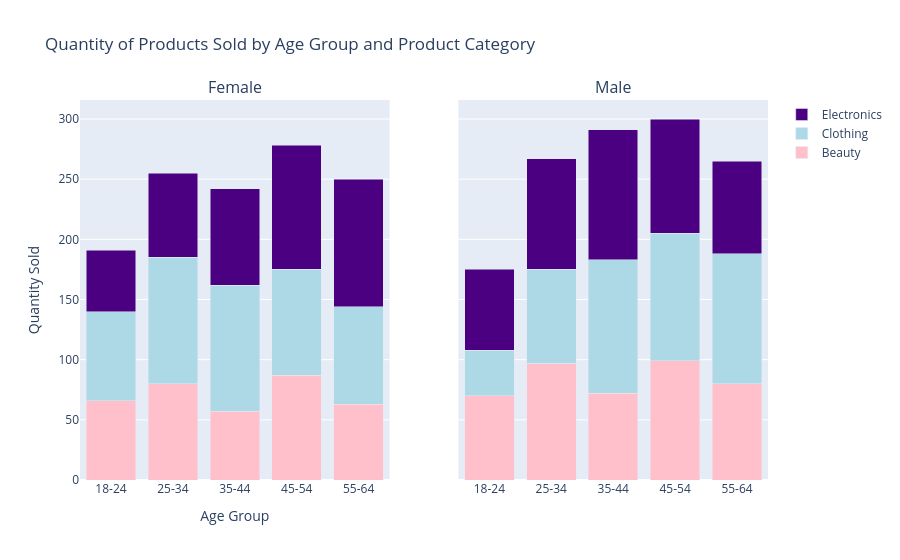

The notebook cell saved with this chart:
### Code cell
graph = make_subplots(
    rows=1, cols=2, subplot_titles=("Female", "Male"),
    shared_yaxes=True)

graph.add_trace(
    go.Bar(
        name= "Beauty",
        x= male_agegrp_pivot['age_group'], 
        y= male_agegrp_pivot['Beauty'],
        marker_color= "pink", 
    ),
    row=1, col=1
)

graph.add_trace(
    go.Bar(
        name= "Clothing",
        x= male_agegrp_pivot['age_group'], 
        y= male_agegrp_pivot['Clothing'],
        marker_color= "lightblue", 
    ),
    row=1, col=1
)

graph.add_trace(
    go.Bar(
        name= "Electronics",
        x= male_agegrp_pivot['age_group'],
        y= male_agegrp_pivot['Electronics'],
        marker_color= "indigo", 
    ),
    row=1, col=1
)


graph.add_trace(
    go.Bar(
        name= "Beauty",
        x= female_agegrp_pivot['age_group'], 
        y= female_agegrp_pivot['Beauty'],
        marker_color= "pink", 
        showlegend=False
    ), 
    row=1, col=2
)

graph.add_trace(
    go.Bar(
        name= "Clothing",
        x= female_agegrp_pivot['age_group'], 
        y= female_agegrp_pivot['Clothing'],
        marker_color= "lightblue", 
        showlegend=False,
    ),
    row=1, col=2
)

graph.add_trace(
    go.Bar(
        name= "Electronics",
        x= female_agegrp_pivot['age_group'],
        y= female_agegrp_pivot['Electronics'],
        marker_color= "indigo", 
        showlegend=False,
    ),
    row=1, col=2
)

graph.update_layout(
    title= "Quantity of Products Sold by Age Group and Product Category",
    xaxis_title= "Age Group",
    yaxis_title= "Quantity Sold",
    barmode= "stack"
)
graph.show()

### Figure 1 — Plotly figure (JSON) as saved in the notebook; plotly's stock layout.template omitted (floating-point values rounded to 4 significant figures)
{"data": [{"marker": {"color": "pink"}, "name": "Beauty", "type": "bar", "x": ["18-24", "25-34", "35-44", "45-54", "55-64"], "xaxis": "x", "y": [66, 80, 57, 87, 63], "yaxis": "y"}, {"marker": {"color": "lightblue"}, "name": "Clothing", "type": "bar", "x": ["18-24", "25-34", "35-44", "45-54", "55-64"], "xaxis": "x", "y": [74, 105, 105, 88, 81], "yaxis": "y"}, {"marker": {"color": "indigo"}, "name": "Electronics", "type": "bar", "x": ["18-24", "25-34", "35-44", "45-54", "55-64"], "xaxis": "x", "y": [51, 70, 80, 103, 106], "yaxis": "y"}, {"marker": {"color": "pink"}, "name": "Beauty", "showlegend": false, "type": "bar", "x": ["18-24", "25-34", "35-44", "45-54", "55-64"], "xaxis": "x2", "y": [70, 97, 72, 99, 80], "yaxis": "y2"}, {"marker": {"color": "lightblue"}, "name": "Clothing", "showlegend": false, "type": "bar", "x": ["18-24", "25-34", "35-44", "45-54", "55-64"], "xaxis": "x2", "y": [38, 78, 111, 106, 108], "yaxis": "y2"}, {"marker": {"color": "indigo"}, "name": "Electronics", "showlegend": false, "type": "bar", "x": ["18-24", "25-34", "35-44", "45-54", "55-64"], "xaxis": "x2", "y": [67, 92, 108, 95, 77], "yaxis": "y2"}], "layout": {"annotations": [{"font": {"size": 16}, "showarrow": false, "text": "Female", "x": 0.225, "xanchor": "center", "xref": "paper", "y": 1, "yanchor": "bottom", "yref": "paper"}, {"font": {"size": 16}, "showarrow": false, "text": "Male", "x": 0.775, "xanchor": "center", "xref": "paper", "y": 1, "yanchor": "bottom", "yref": "paper"}], "barmode": "stack", "title": {"text": "Quantity of Products Sold by Age Group and Product Category"}, "xaxis": {"anchor": "y", "domain": [0, 0.45], "title": {"text": "Age Group"}}, "xaxis2": {"anchor": "y2", "domain": [0.55, 1]}, "yaxis": {"anchor": "x", "domain": [0, 1], "title": {"text": "Quantity Sold"}}, "yaxis2": {"anchor": "x2", "domain": [0, 1], "matches": "y", "showticklabels": false}}}
